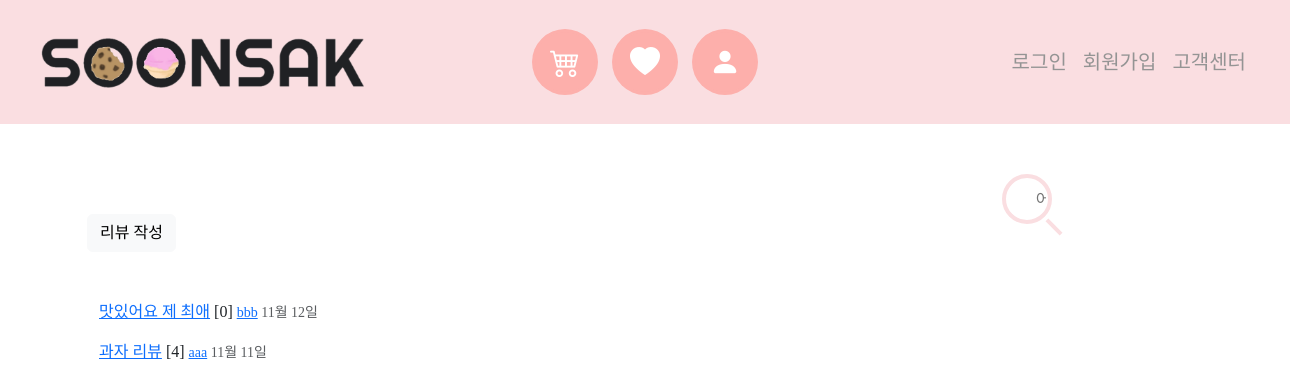
The page /reviews/ on the database as committed earlier.
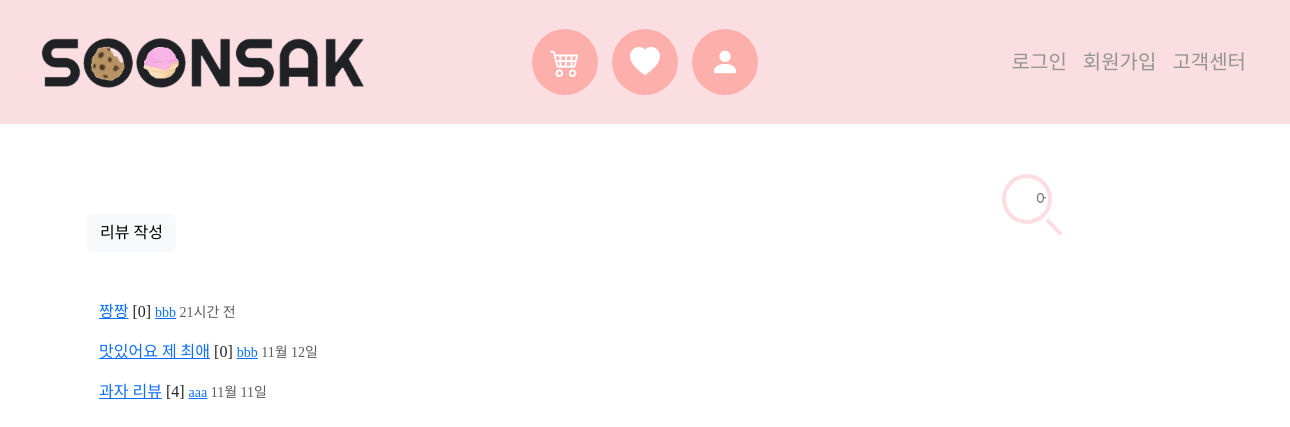
The same page on the database as committed later.
### reviews/models.py (models this page shows)
class Review(models.Model):
    content = models.TextField()
    review_image = ProcessedImageField(
        upload_to="images/reviews/",
        blank=True,
        processors=[ResizeToFill(300, 300)],
        format="JPEG",
        options={"quality": 100},
    )
    created_at = models.DateTimeField(auto_now_add=True, verbose_name='등록 시간')
    updated_at = models.DateTimeField(auto_now=True)
    user = models.ForeignKey(User, on_delete=models.CASCADE, related_name='review_user')
    @property
    def created_string(self):
        time = datetime.now(tz=timezone.utc) - self.created_at
        if time < timedelta(minutes=1):
            return '방금 전'
        elif time < timedelta(hours=1):
            return str(int(time.seconds / 60)) + '분 전'
        elif time < timedelta(days=1):
            return str(int(time.seconds / 3600)) + '시간 전'
        else:
            return False
    review_comments = models.PositiveIntegerField(verbose_name='댓글 수', null=True)

### accounts/models.py (models this page shows)
class User(AbstractUser):
    pass
    address = models.CharField(max_length=250)
    followings = models.ManyToManyField('self', symmetrical=False, related_name='followers')
    profile_image = ProcessedImageField(
        upload_to="images/accounts/",
        blank=True,
        processors=[ResizeToFill(300, 300)],
        format="JPEG",
        options={"quality": 100},
    )

### reviews/views.py (the view)
# urls.py: path('', views.index, name="index"),
@require_safe
def index(request):
    reviews = Review.objects.order_by('-pk')
    context = {
        'reviews' : reviews
    }
    return render(request, 'reviews/index.html', context)

### reviews/templates/reviews/index.html
{% extends 'base.html' %}
{% load django_bootstrap5 %}
{% block content %}
  <a href="{% url 'reviews:create' %}" class="btn btn-light">리뷰 작성</a>
  <div class="container mt-5">
    {% for review in reviews %}
      <div class="mt-3">
        <a href="{% url 'reviews:detail' review.pk %}">{{ review.content }}</a>
        {% if review.comments %}
          <span>[{{ review.comments.count }}]</span>
        {% endif %}
        <small>
          <a href="{% url 'accounts:detail' review.user.pk %}">{{ review.user.username }}</a>
        </small>
        {% if review.created_string == False %}
          <small class="text-muted">{{ review.created_at|date:'m월 d일' }}</small>
        {% else %}
          <small class="text-muted">{{ review.created_string }}</small>
        {% endif %}
      </div>
    {% endfor %}
  </div>
{% endblock content %}

Rows that differ between the two databases and show on the page:
added Review: content "짱짱", comments.count "0", user.username "bbb", created_string "21시간 전"
